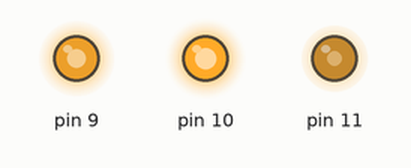
The sketch below on a simulated Arduino Uno, built with avr-gcc and run on an emulated ATmega328P. Parts: output pins drawn as LEDs (lit = HIGH).

Above: at 0.05 s.
At 3.0 s:
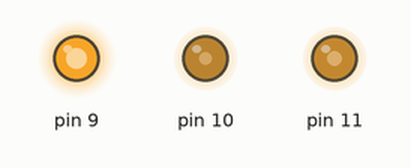
At 6.0 s:
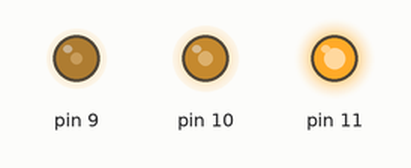
Timing chart, 0 to 7.8 s (numbered marks = the images above):
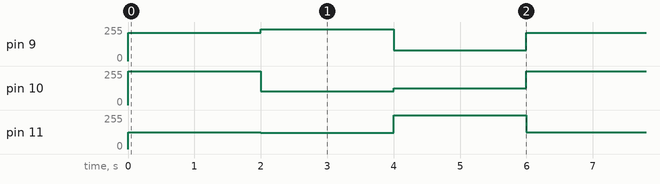

Measured:
- by itself, pin 9: repeats every 6.0 s: 238/255 2.0 s, 80/255 2.0 s, 212/255 2.0 s
- by itself, pin 10: repeats every 6.0 s: 104/255 2.0 s, 127/255 2.0 s, 255/255 2.0 s
- by itself, pin 11: repeats every 6.0 s: 123/255 2.0 s, 255/255 2.0 s, 127/255 2.0 s

The sketch:

utn_clase_arduino04_003_cottiersolange_c31.ino
```cpp
// C++ code
//
void setup()
{
  pinMode(11, OUTPUT);
  pinMode(10, OUTPUT);
  pinMode(9, OUTPUT);
}

void loop()
{
  analogWrite(11, 127);
  analogWrite(10, 255);
  analogWrite(9, 212);
  delay(2000); // Wait for 2000 millisecond(s)
  analogWrite(11, 123);
  analogWrite(10, 104);
  analogWrite(9, 238);
  delay(2000); // Wait for 2000 millisecond(s)
  analogWrite(11, 255);
  analogWrite(10, 127);
  analogWrite(9, 80);
  delay(2000); // Wait for 2000 millisecond(s)
}
```
